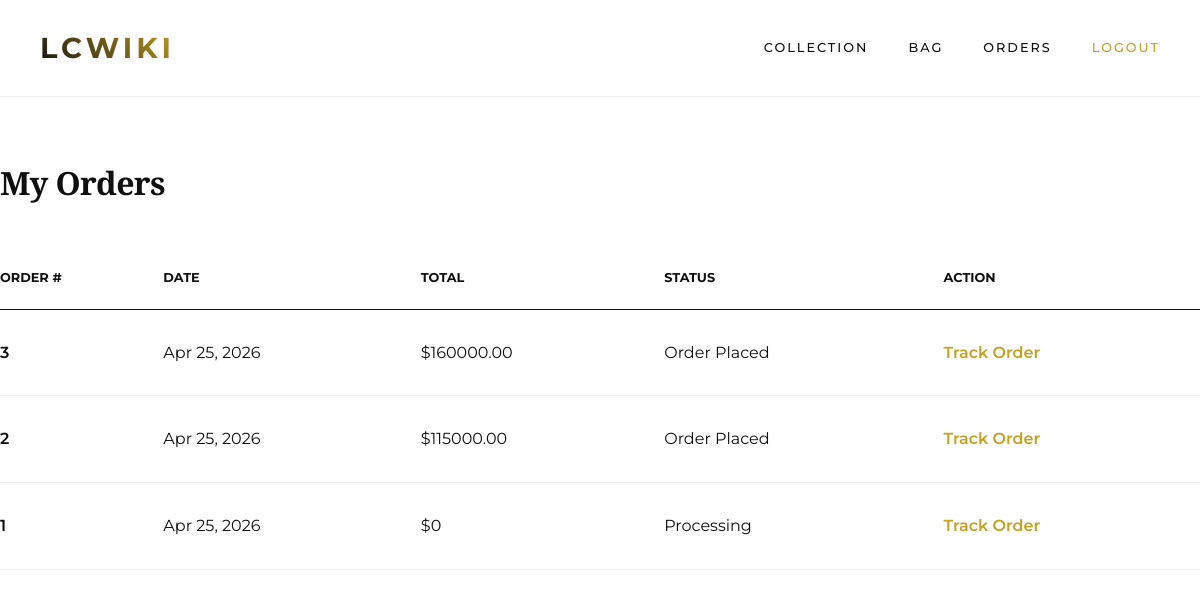
Page /orders/ (signed in) on the committed database.
### shop/models.py (models this page shows, shortened)
class Order(models.Model):
    STATUS_CHOICES = (
        ('pending', 'Order Placed'),
        ('processing', 'Processing'),
        ('shipped', 'Shipped'),
        ('delivered', 'Delivered'),
    )
    user = models.ForeignKey(settings.AUTH_USER_MODEL, on_delete=models.CASCADE)
    first_name = models.CharField(max_length=50)
    last_name = models.CharField(max_length=50)
    email = models.EmailField()
    address = models.CharField(max_length=250)
    postal_code = models.CharField(max_length=20)
    city = models.CharField(max_length=100)
    created = models.DateTimeField(auto_now_add=True)
    updated = models.DateTimeField(auto_now=True)
    paid = models.BooleanField(default=False)
    status = models.CharField(max_length=20, choices=STATUS_CHOICES, default='pending')
    def get_total_cost(self):
        return sum(item.get_cost() for item in self.items.all())

class OrderItem(models.Model):
    order = models.ForeignKey(Order, related_name='items', on_delete=models.CASCADE)
    product = models.ForeignKey(Product, related_name='order_items', on_delete=models.CASCADE)
    price = models.DecimalField(max_digits=10, decimal_places=2)
    quantity = models.PositiveIntegerField(default=1)
    def get_cost(self):
        return self.price * self.quantity

### shop/views.py (the view)
# urls.py: path('orders/', views.order_list, name='order_list'),
@login_required
def order_list(request):
    orders = Order.objects.filter(user=request.user).order_by('-created')
    return render(request, 'shop/order_list.html', {'orders': orders})

### templates/shop/order_list.html (shortened to what this page needs)
{% extends "base.html" %}
{% block content %}
<div style="padding: 60px 0;">
    <h1 style="margin-bottom: 40px;">My Orders</h1>
    {% if orders %}
        <table style="width: 100%; border-collapse: collapse;">
            <thead>
                <tr style="border-bottom: 1px solid var(--black); text-align: left; text-transform: uppercase; font-size: 0.8rem;">
                    <th style="padding: 20px 0;">Order #</th>
                    <th>Date</th>
                    <th>Total</th>
                    <th>Status</th>
                    <th>Action</th>
                </tr>
            </thead>
            <tbody>
                {% for order in orders %}
                    <tr style="border-bottom: 1px solid #eee;">
                        <td style="padding: 30px 0; font-weight: 600;">{{ order.id }}</td>
                        <td>{{ order.created|date:"M d, Y" }}</td>
                        <td>${{ order.get_total_cost }}</td>
                        <td style="text-transform: capitalize;">{{ order.get_status_display }}</td>
                        <td><a href="{% url 'order_detail' order.id %}" style="color: var(--gold); font-weight: 600;">Track Order</a></td>
                    </tr>
                {% endfor %}
            </tbody>
        </table>
    {% else %}
        <p>You haven't placed any orders yet.</p>
        <a href="{% url 'home' %}" class="btn" style="margin-top: 20px;">Start Shopping</a>
    {% endif %}
</div>
{% endblock %}

### templates/base.html (shortened to what this page needs)
<!DOCTYPE html>
<html lang="en">
<head>
    <link rel="stylesheet" href="https://cdnjs.cloudflare.com/ajax/libs/animate.css/4.1.1/animate.min.css"/>
</head>
<body>
    <header id="main-header">
        <div class="container">
            <nav>
                <a href="{% url 'home' %}" class="logo animate__animated animate__fadeIn">LCwiki</a>
                <div class="nav-links">
                    <a href="{% url 'home' %}">Collection</a>
                    <a href="{% url 'cart_detail' %}">Bag</a>
                    {% if user.is_authenticated %}
                        <a href="{% url 'order_list' %}">Orders</a>
                        <a href="{% url 'logout' %}" style="color: var(--gold);">Logout</a>
                    {% else %}
                        <a href="{% url 'login' %}">Sign In</a>
                        <a href="{% url 'register' %}" class="btn btn-outline" style="padding: 10px 25px;">Join</a>
                    {% endif %}
                </div>
            </nav>
        </div>
    </header>
    <main>
        {% block content %}
        {% endblock %}
    </main>
</body>
</html>

### templates/base.html (style rules this page uses)
:root { --gold: #C5A021; --gold-light: #D4AF37; --black: #0F0F0F; --white: #FFFFFF; --cream: #FAF9F6; --gray-light: #F4F4F4; --gray: #888888; --transition: all 0.6s cubic-bezier(0.16, 1, 0.3, 1); }
* { margin: 0; padding: 0; box-box: border-box; }
body { font-family: 'Montserrat', sans-serif; background-color: var(--white); color: var(--black); line-height: 1.6; overflow-x: hidden; }
h1, h2, h3, h4, .luxury-font { font-family: 'Playfair Display', serif; letter-spacing: -0.02em; }
a { text-decoration: none; color: inherit; transition: var(--transition); }
.container { max-width: 1400px; margin: 0 auto; padding: 0 40px; }
header { padding: 25px 0; position: sticky; top: 0; background: rgba(255, 255, 255, 0.8); backdrop-filter: blur(10px); z-index: 1000; border-bottom: 1px solid rgba(0,0,0,0.05); transition: var(--transition); }
nav { display: flex; justify-content: space-between; align-items: center; }
.logo { font-size: 1.8rem; font-weight: 700; text-transform: uppercase; letter-spacing: 4px; background: linear-gradient(45deg, var(--black), var(--gold)); -webkit-background-clip: text; -webkit-text-fill-color: transparent; }
.nav-links { display: flex; gap: 40px; align-items: center; }
.nav-links a { font-weight: 500; font-size: 0.8rem; text-transform: uppercase; letter-spacing: 2px; position: relative; }
.nav-links a::after { content: ''; position: absolute; bottom: -5px; left: 0; width: 0; height: 1px; background-color: var(--gold); transition: var(--transition); }

### rows in the picture
Order: id "3", created "Apr 25, 2026", get_total_cost "160000.00", status "Order Placed"
Order: id "2", created "Apr 25, 2026", get_total_cost "115000.00", status "Order Placed"
Order: id "1", created "Apr 25, 2026", get_total_cost "0", status "Processing"
